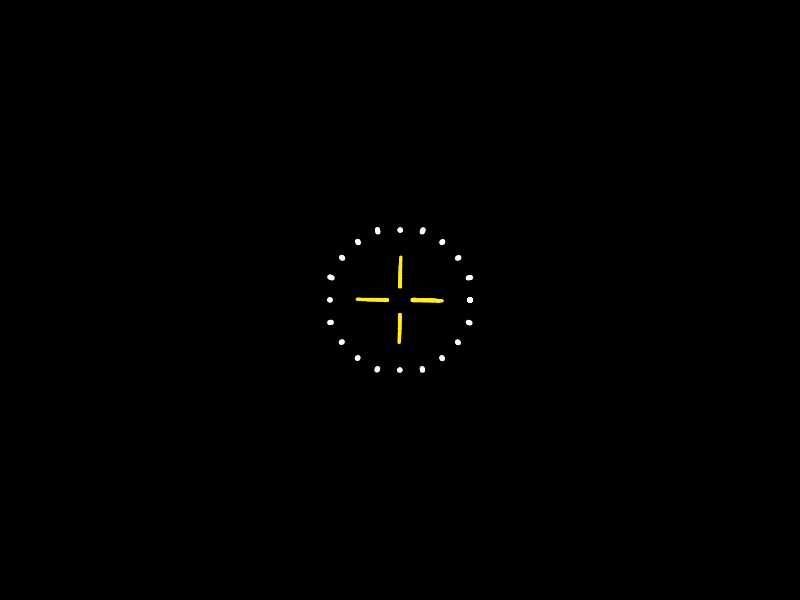
Frame 1 (no input)
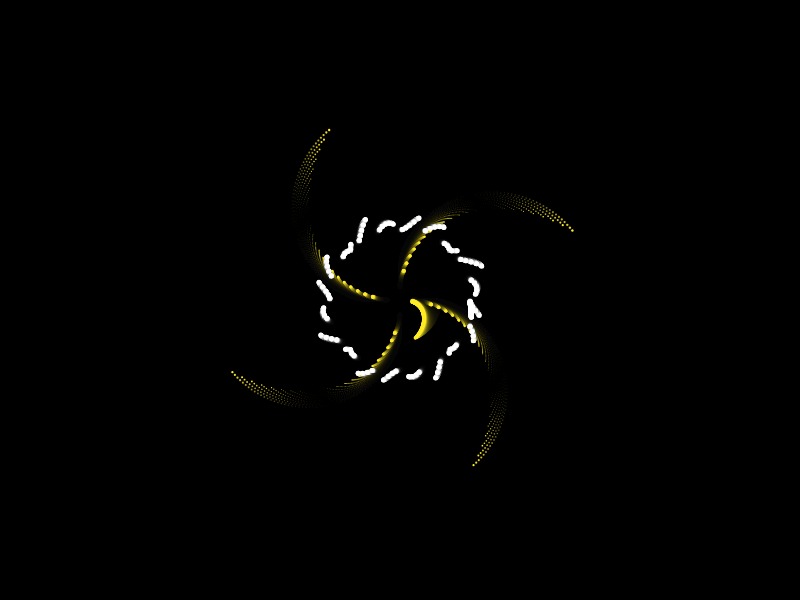
Frame 60 (no input)
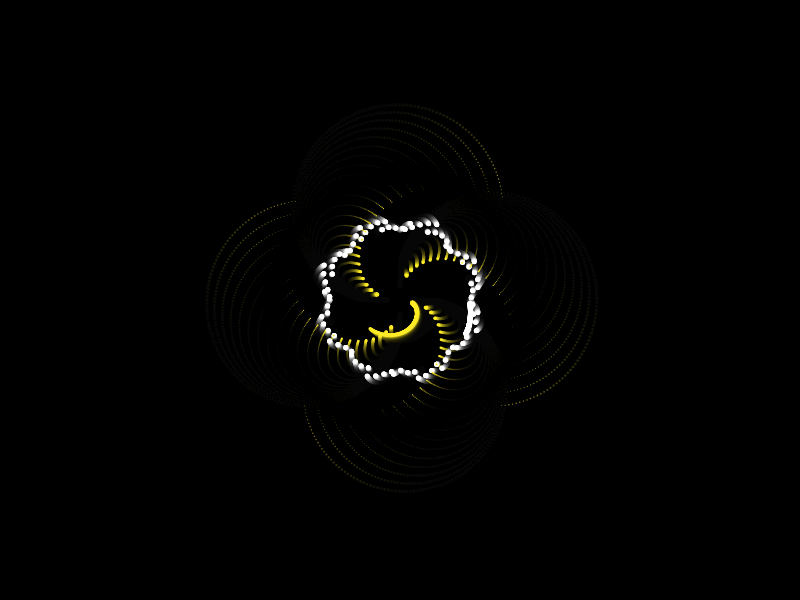
Frame 120 (the mouse pressed at the canvas centre since frame 60)

The p5.js sketch that drew these frames (run headless with seeded random() and noise() and a simulated clock; from frame 60 on, the mouse is pressed at the canvas centre):

// p5.js sketch
// ── sketch.js
let n = 0
let c = 4

let theta = 0

const yellow = [255, 236, 39]

const blue = [41, 173, 255]

// let h = -height/2;

let petalradius = 40;

function setup() {
    createCanvas(displayWidth, displayHeight);
    background(0);
    noStroke()
}

function leaves(sr, pr, theta) {
    let r = sr + abs(sin(theta * 800)) * pr
    let x = r * cos(theta * 200)
    let y = r * sin(theta * 200)
    fill(255, 255, 255)
    ellipse(x, y, 5, 5)

}


function spiral(n, theta, color) {
    let a = n * theta
    let r = c * sqrt(n) + sin(theta * 100) * a
    let x = r * cos(a)
    let y = r * sin(a)
    fill(color)
    let s = map(r, 0, 100, 5, 1)
    ellipse(x, y, s, s)

    // let r = map(i, 0, 400, 50, 100)
    leaves(70, r / 10, a / 1000)
}

function draw() {
    theta += 0.0002
    background(0, 0, 0, 20)
    translate(width / 2, height / 2)

    for (let i = 10; i < 100; i++) {
        // rotate(mouseY / height)
        spiral(i, theta + PI / 2, yellow)
        spiral(i, theta, yellow)
    }
}
